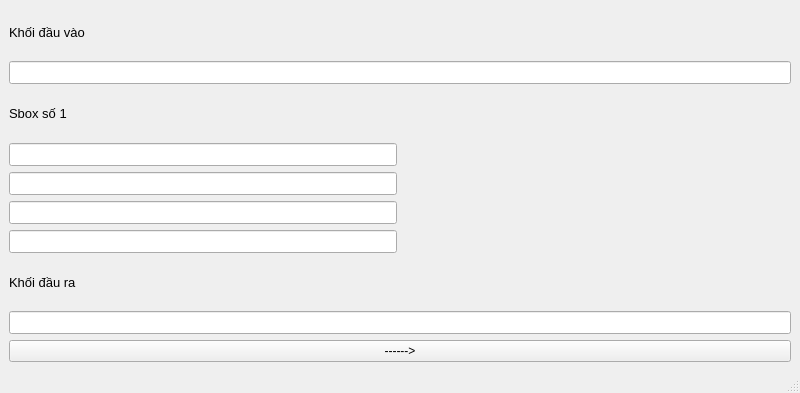
<?xml version="1.0" encoding="UTF-8"?>
<ui version="4.0">
 <class>MainWindow4</class>
 <widget class="QMainWindow" name="MainWindow4">
  <property name="geometry">
   <rect>
    <x>0</x>
    <y>0</y>
    <width>800</width>
    <height>393</height>
   </rect>
  </property>
  <property name="windowTitle">
   <string>DES ENCRYPT</string>
  </property>
  <widget class="QWidget" name="centralwidget">
   <layout class="QGridLayout" name="gridLayout_2">
    <item row="1" column="1">
     <layout class="QGridLayout" name="gridLayout">
      <item row="6" column="1">
       <spacer name="horizontalSpacer_2">
        <property name="font">
         <font>
          <pointsize>10</pointsize>
         </font>
        </property>
        <property name="orientation">
         <enum>Qt::Horizontal</enum>
        </property>
        <property name="sizeHint" stdset="0">
         <size>
          <width>40</width>
          <height>20</height>
         </size>
        </property>
       </spacer>
      </item>
      <item row="0" column="0">
       <widget class="QLabel" name="label">
        <property name="font">
         <font>
          <pointsize>10</pointsize>
         </font>
        </property>
        <property name="text">
         <string>Khối đầu vào</string>
        </property>
       </widget>
      </item>
      <item row="4" column="0">
       <widget class="QLineEdit" name="S_2">
        <property name="font">
         <font>
          <pointsize>10</pointsize>
         </font>
        </property>
        <property name="alignment">
         <set>Qt::AlignCenter</set>
        </property>
        <property name="readOnly">
         <bool>true</bool>
        </property>
       </widget>
      </item>
      <item row="2" column="0">
       <widget class="QLabel" name="S_label">
        <property name="font">
         <font>
          <pointsize>10</pointsize>
         </font>
        </property>
        <property name="text">
         <string>Sbox số 1</string>
        </property>
       </widget>
      </item>
      <item row="3" column="0">
       <widget class="QLineEdit" name="S_1">
        <property name="font">
         <font>
          <pointsize>10</pointsize>
         </font>
        </property>
        <property name="alignment">
         <set>Qt::AlignCenter</set>
        </property>
        <property name="readOnly">
         <bool>true</bool>
        </property>
       </widget>
      </item>
      <item row="5" column="0">
       <widget class="QLineEdit" name="S_3">
        <property name="font">
         <font>
          <pointsize>10</pointsize>
         </font>
        </property>
        <property name="alignment">
         <set>Qt::AlignCenter</set>
        </property>
        <property name="readOnly">
         <bool>true</bool>
        </property>
       </widget>
      </item>
      <item row="6" column="0">
       <widget class="QLineEdit" name="S_4">
        <property name="font">
         <font>
          <pointsize>10</pointsize>
         </font>
        </property>
        <property name="alignment">
         <set>Qt::AlignCenter</set>
        </property>
        <property name="readOnly">
         <bool>true</bool>
        </property>
       </widget>
      </item>
      <item row="7" column="0">
       <widget class="QLabel" name="label_3">
        <property name="font">
         <font>
          <pointsize>10</pointsize>
         </font>
        </property>
        <property name="text">
         <string>Khối đầu ra</string>
        </property>
       </widget>
      </item>
      <item row="1" column="0" colspan="2">
       <widget class="QLineEdit" name="S_dv">
        <property name="font">
         <font>
          <pointsize>10</pointsize>
         </font>
        </property>
        <property name="alignment">
         <set>Qt::AlignCenter</set>
        </property>
        <property name="readOnly">
         <bool>true</bool>
        </property>
       </widget>
      </item>
      <item row="8" column="0" colspan="2">
       <widget class="QLineEdit" name="S_dr">
        <property name="font">
         <font>
          <pointsize>10</pointsize>
         </font>
        </property>
        <property name="alignment">
         <set>Qt::AlignCenter</set>
        </property>
        <property name="readOnly">
         <bool>true</bool>
        </property>
       </widget>
      </item>
      <item row="9" column="0" colspan="2">
       <widget class="QPushButton" name="But_Next">
        <property name="text">
         <string>------&gt;</string>
        </property>
       </widget>
      </item>
     </layout>
    </item>
   </layout>
  </widget>
  <widget class="QMenuBar" name="menubar">
   <property name="geometry">
    <rect>
     <x>0</x>
     <y>0</y>
     <width>800</width>
     <height>26</height>
    </rect>
   </property>
  </widget>
  <widget class="QStatusBar" name="statusbar"/>
 </widget>
 <resources/>
 <connections/>
</ui>
